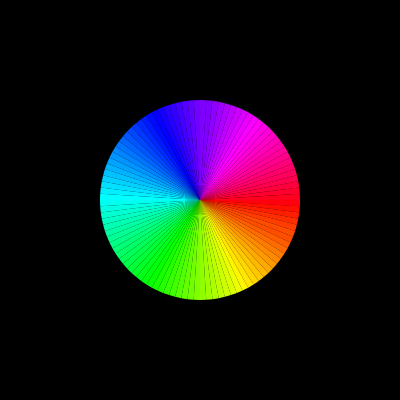
Frame 1 (no input)
Frame 60 (no input): identical to frame 1, image omitted
Frame 120 (the mouse pressed at the canvas centre since frame 60): identical to frame 1, image omitted

The p5.js sketch that drew this single still picture (run headless with seeded random() and noise() and a simulated clock; from frame 60 on, the mouse is pressed at the canvas centre):

// p5.js sketch
// ── sketch.js
let amt = 100;

let numbers = [];
let sortBtn, shuffleBtn,panicBtn;
let sel,slider,vtype,abs,amtSlider,amtDisplay;
let algorithms = {"Bubble Sort":(a)=>bubbleSort(a),
"Insertion Sort":(a)=>insertionSort(a),
"Heap Sort":(a)=>heapSort(a),
"Merge Sort":(a)=>mergeSort(a),
"Comb Sort":(a)=>combSort(a),
"Shell Sort":(a)=>shellSort(a),
"Gnome Sort":(a)=>gnomeSort(a),
"Count Sort":(a)=>countSort(a,0,a.length),
"Stooge Sort":(a)=>stoogeSort(a),
"Pancake Sort":(a)=>pancakeSort(a),
"Sleep Sort":(a)=>sleepSort(a),
"Cocktail Sort":(a)=>cocktailSort(a),
"Quick Sort":(a)=>quickSort(a,0,numbers.length-1),
"LSD Sort Base 2":(a)=>sortLSD(a,2),
"LSD Sort Base 4":(a)=>sortLSD(a,4),
"LSD Sort Base 10":(a)=>sortLSD(a,10)};
function setup() {
  createCanvas(400, 400);
  panic();
  panicBtn = createButton('panic');
  panicBtn.mousePressed(panic);
  sortBtn = createButton('sort');
  sortBtn.mousePressed(function() {
    algorithms[sel.value()](numbers);
  });
  shuffleBtn = createButton('shuffle');
  shuffleBtn.mousePressed(function() {
    shuffleSort(numbers);
  });
  sel = createSelect();
  for(let key in algorithms){
    sel.option(key);
  }
  slider = createSlider(0,10,1,0.01);
  amtSlider = createSlider(5,1000,100,5);
  amtSlider.mouseMoved(function(){
    if(amt != amtSlider.value()){
      amt = amtSlider.value();
      amtDisplay.html(amt);
      panic();
    }
  });
  vtype = createCheckbox('Spreading');
  abs = createCheckbox('Absolute');
  amtDisplay = createP('100');
}
function panic(){
  numbers = [];
  for (let i = 0; i < amt; i++) numbers.push(i);
  step = TWO_PI / numbers.length;
  colorMode(HSB, numbers.length);
}
let step;

function draw() {
  background(0);
  translate(width / 2, height / 2);
  noStroke();
  for (let i = 0; i < TWO_PI; i += step) {
    let index = floor(i/step);
    fill(numbers[index], numbers.length, numbers.length);
    beginShape(TRIANGLES);
    vertex(0, 0);
    let len = 100;
    if(vtype.checked()){
      let add =(index-numbers[index]);
      if(abs.checked()) add = Math.abs(add);
      len+=add;
    }
    vertex(cos(i) * len, sin(i) * len);
    vertex(cos(i + step) * len, sin(i + step) * len);
    //point(cos(i)*100,sin(i)*100);
    endShape();
  }
}

function sleep() {
  let ms = slider.value();
  if(ms <= 0) return null;
  return new Promise(resolve => setTimeout(resolve, ms));
}

// ── algorithms.js
async function insertionSort (items) {
  for (var i = 0; i < items.length; i++) {
    let value = items[i]
    // store the current item value so it can be placed right
    for (var j = i - 1; j > -1 && items[j] > value; j--) {
      // loop through the items in the sorted array (the items from the current to the beginning)
      // copy each item to the next one
      items[j + 1] = items[j]
      await sleep();
    }
    // the last item we've reached should now hold the value of the currently sorted item
    items[j + 1] = value
    await sleep();
  }
}
async function stoogeSort (array, i, j) {
  if (j === undefined) {
    j = array.length - 1;
  }

  if (i === undefined) {
    i = 0;
  }

  if (array[j] < array[i]) {
    await swap(array,i,j);
  }

  if (j - i > 1) {
    var t = Math.floor((j - i + 1) / 3);
    stoogeSort(array, i, j-t);
    stoogeSort(array, i+t, j);
    stoogeSort(array, i, j-t);
  }
}
async function countSort(arr, min, max) {
  var i, z = 0, count = [];

  for (i = min; i <= max; i++) {
    count[i] = 0;
  }

  for (i=0; i < arr.length; i++) {
    count[arr[i]]++;
  }

  for (i = min; i <= max; i++) {
    while (count[i]-- > 0) {
      arr[z++] = i;
      await sleep();
    }
  }

}
async function gnomeSort(a) {
  async function moveBack(i) {
    for( ; i > 0 && a[i-1] > a[i]; i--)
    await swap(a,i,i-1);

  }
  for (var i = 1; i < a.length; i++) {
    if (a[i-1] > a[i]) await moveBack(i);
  }
}
async function sleepSort(arr) {
  const res = arr;
  arr = res.slice();
  res.length = 0;
  for (let n of arr)
  setTimeout(() => {
    res.push(n);
  }, n * 4);
};
async function pancakeSort(arr) {
  for (var i = arr.length - 1; i >= 1; i--) {
    // find the index of the largest element not yet sorted
    var max_idx = 0;
    var max = arr[0];
    for (var j = 1; j <= i; j++) {
      if (arr[j] > max) {
        max = arr[j];
        max_idx = j;
      }
    }

    if (max_idx == i)
    continue; // element already in place

    var new_slice;

    // flip this max element to index 0
    if (max_idx > 0) {
      new_slice = arr.slice(0, max_idx+1).reverse();
      for (var j = 0; j <= max_idx; j++){
        arr[j] = new_slice[j];
        await sleep();
      }
    }

    // then flip the max element to its place
    new_slice = arr.slice(0, i+1).reverse();
    for (var j = 0; j <= i; j++){
      arr[j] = new_slice[j];
      await sleep();
    }
  }
  return this;
}

async function cocktailSort(arr){
  let isSorted = true;
  while (isSorted){
    for (let i = 0; i< arr.length - 1;i++){
      if (arr[i] > arr[i + 1])
      {
        await swap(arr,i,i+1);
        isSorted = true;
      }
    }

    if (!isSorted)
    break;

    isSorted = false;

    for (let j = arr.length - 1; j > 0; j--){
      if (arr[j-1] > arr[j])
      {
        await swap(arr,j,j-1);
        isSorted = true;
      }
    }
  }
}
async function shellSort (a) {
  for (var h = a.length; h > 0; h = parseInt(h / 2)) {
    for (var i = h; i < a.length; i++) {
      var k = a[i];
      for (var j = i; j >= h && k < a[j - h]; j -= h){
        a[j] = a[j - h];
        await sleep();
      }
      a[j] = k;
      await sleep();
    }
  }
  return a;
}
async function sortLSD (arr,len2) {
  var idx1, idx2, idx3, len1, radix, radixKey;
  var radices = {}, buckets = {}, num, curr;
  var currLen, radixStr, currBucket;

  len1 = arr.length;

  // find the relevant radices to process for efficiency
  for (idx1 = 0;idx1 < len1;idx1++) {
    radices[arr[idx1].toString().length] = 0;
  }

  // loop for each radix. For each radix we put all the items
  // in buckets, and then pull them out of the buckets.
  for (radix in radices) {
    // put each array item in a bucket based on its radix value
    len1 = arr.length;
    for (idx1 = 0;idx1 < len1;idx1++) {
      curr = arr[idx1];
      // item length is used to find its current radix value
      currLen = curr.toString().length;
      // only put the item in a radix bucket if the item
      // key is as long as the radix
      if (currLen >= radix) {
        // radix starts from beginning of key, so need to
        // adjust to get redix values from start of stringified key
        radixKey = curr.toString()[currLen - radix];
        // create the bucket if it does not already exist
        if (!buckets.hasOwnProperty(radixKey)) {
          buckets[radixKey] = [];
        }
        // put the array value in the bucket
        buckets[radixKey].push(curr);
      } else {
        if (!buckets.hasOwnProperty('0')) {
          buckets['0'] = [];
        }
        buckets['0'].push(curr);
      }
    }
    // for current radix, items are in buckets, now put them
    // back in the array based on their buckets
    // this index moves us through the array as we insert items
    idx1 = 0;
    // go through all the buckets
    for (idx2 = 0;idx2 < len2;idx2++) {
      // only process buckets with items
      if (buckets[idx2] != null) {
        currBucket = buckets[idx2];
        // insert all bucket items into array
        len1 = currBucket.length;
        for (idx3 = 0;idx3 < len1;idx3++) {
          arr[idx1++] = currBucket[idx3];
          await sleep();
        }
      }
    }
    buckets = {};
  }
}
async function shuffleSort(arra1) {
  var ctr = arra1.length, temp, index;

  // While there are elements in the array
  while (ctr > 0) {
    // Pick a random index
    index = Math.floor(Math.random() * ctr);
    // Decrease ctr by 1
    ctr--;
    // And swap the last element with it
    await swap(arra1,ctr,index);
  }
}

async function mergeSort (arr) {
  if (arr.length < 2) {
    return arr;
  }

  var mid = Math.floor(arr.length / 2);
  var subLeft = await mergeSort(arr.slice(0, mid));
  var subRight = await mergeSort(arr.slice(mid));
  return await merge(arr,subLeft, subRight);
}

async function merge (arr,node1, node2) {
  var result = [];
  while (node1.length > 0 && node2.length > 0)
  result.push(node1[0] < node2[0]? node1.shift() : node2.shift());
  result = result.concat(node1.length? node1 : node2);
  arr.length = 0;
  arr.push(...result);
  await sleep();
  return result;
}

async function bubbleSort(array){
  var sorted = false
  while (!sorted){
    sorted = true;
    for(let i = 0; i < array.length; i++){
      let element = array[i];
      if (element > array[i+1]) {
        array[i] = array[i+1];
        array[i+1] = element;
        sorted = false;
        await sleep();
      }
    }
  }
}



async function quickSort(arr, left, right){
  var len = arr.length,
  pivot,
  partitionIndex;


  if(left < right){
    pivot = right;
    partitionIndex = await partition(arr, pivot, left, right);

    //sort left and right
    await quickSort(arr, left, partitionIndex - 1);
    await quickSort(arr, partitionIndex + 1, right);
  }
  return arr;
}



async function partition(arr, pivot, left, right){
  var pivotValue = arr[pivot],
  partitionIndex = left;

  for(var i = left; i < right; i++){
    if(arr[i] < pivotValue){
      await swap(arr, i, partitionIndex);
      partitionIndex++;
    }
  }
  await swap(arr, right, partitionIndex);
  return partitionIndex;
}



async function swap(arr, i, j){
  var temp = arr[i];
  arr[i] = arr[j];
  arr[j] = temp;
  await sleep();
}

let n;
async function heapSort(arr) {
  n=arr.length;
  await buildheap(arr);
  while (n > 1) {
    n--;
    await swap(arr,0, n);
    await downheap(arr,0);
  }
}

async function buildheap(arr) {
  for (let index = n / 2 - 1; index >= 0; index--)
  await downheap(arr,Math.floor(index));
}

async function downheap(list,v) {
  let w = 2 * v + 1;
  while (w < n) {
    if (w + 1 < n)
    if (list[w + 1] > list[w]) w++;

    if (list[v] >= list[w]) return;
    await swap(list,v, w);
    v = w;
    w = 2 * v + 1;
  }
}

// ── combsort.js
// Node 5.4.1 tested implementation (ES6)

function is_array_sorted(arr) {
  var sorted = true;
  for (var i = 0; i < arr.length - 1; i++) {
    if (arr[i] > arr[i + 1]) {
      sorted = false;
      break;
    }
  }
  return sorted;
}

// Array to sort
async function combSort(arr){
  var iteration_count = 0;
  var gap = arr.length - 2;
  var decrease_factor = 1.25;

  // Until array is not sorted, repeat iterations
  while (!is_array_sorted(arr)) {
    // If not first gap
    if (iteration_count > 0)
    // Calculate gap
    gap = (gap == 1) ? gap : Math.floor(gap / decrease_factor);

    // Set front and back elements and increment to a gap
    var front = 0;
    var back = gap;
    while (back <= arr.length - 1) {
      // If elements are not ordered swap them
      if (arr[front] > arr[back]) {
        await swap(arr,front,back);
      }

      // Increment and re-run swapping
      front += 1;
      back += 1;
    }
    iteration_count += 1;
  }

}
